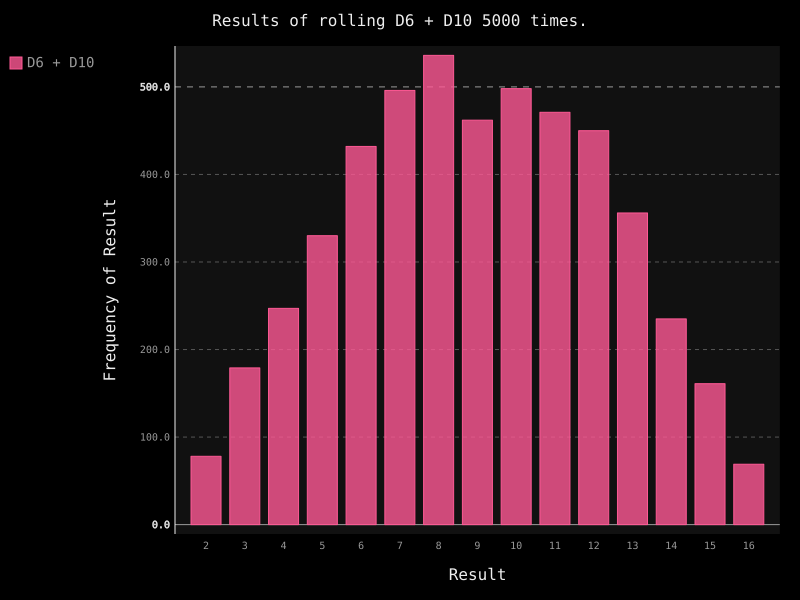

Here is the Python script that generated this plot:
#!/usr/bin/env python
# -*- coding=utf8 -*-
"""
# Author: Mr.yang
# Created Time : 2018/8/12 星期日 19:52:31
# File Name: die_visual.py
# Description:
"""
import pygal
from die import Die

#创建一个D6

die_1 = Die()
die_2 = Die(10)
#多投几次色子，并将其存储在一个列表中
results = []
for roll_num in range(5000):
    result = die_1.roll() +die_2.roll()
    results.append(result)

#分析结果
frequencies = []
max_result = die_1.num_sides + die_2.num_sides
for value in range(2 ,max_result + 1):
    frequency = results.count(value)
    frequencies.append(frequency)

#print(results)
#print(frequencies)
hist = pygal.Bar()

hist.title = "Results of rolling  D6 + D10 5000 times."
hist.x_labels = ['2','3','4','5','6','7','8','9','10','11','12','13','14','15','16']
hist.x_title = "Result"
hist.y_title = "Frequency of Result"

hist.add('D6 + D10' ,frequencies)
hist.render_to_file('die_visual.svg')
